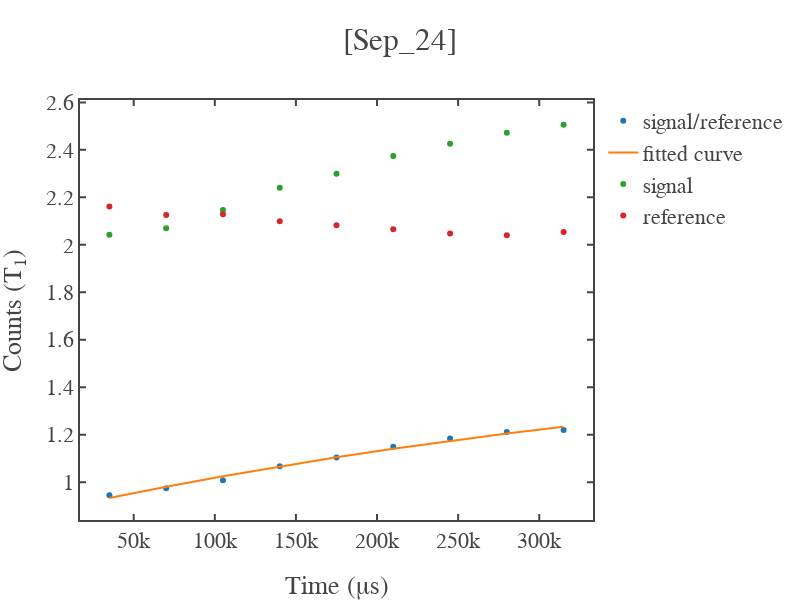

Write notebook code for a chart like this one.
### Code cell
x=time_axis[1:]
y=signal_photon[1:]

x_fit,y_fit,coefficient,error_bars = fit_func(x,y,fit_range=False,func='exp',guess_params=np.array([0.7,0.9,0.08e6]))

fig1 = simple_plot(x,y,show=False,x_name = "Time (&mu;s)",y_name = "Counts (T<sub>1</sub>)",mode='markers',title=f'{date}',curve_name='signal/reference')
fig2 = simple_plot(x_fit,y_fit,show=False,x_name = "Time (&mu;s)",y_name = "Counts (T<sub>1</sub>)",mode='lines',title=f'{date}',curve_name='fitted curve')
fig3 = simple_plot(x,signal_samples[1:],show=False,x_name = "Time (&mu;s)",y_name = "Counts (T<sub>1</sub>)",mode='markers',title=f'{date}',curve_name='signal')
fig4 = simple_plot(x,reference_samples[1:],show=False,x_name = "Time (&mu;s)",y_name = "Counts (T<sub>1</sub>)",mode='markers',title=f'{date}',curve_name='reference')


add_figures([fig1,fig2,fig3,fig4],show=True,x_name = "Time (&mu;s)",y_name = "Counts (T<sub>1</sub>)",title=f'[{date}]')

### Figure 1 — Plotly figure (JSON) as saved in the notebook; plotly's stock layout.template omitted (floating-point values rounded to 4 significant figures)
{"data": [{"mode": "markers", "name": "signal/reference", "showlegend": true, "type": "scatter", "x": [35020, 70020, 105020, 140020, 175020, 210020, 245020, 280020, 315020], "y": [0.9448, 0.9738, 1.008, 1.067, 1.104, 1.15, 1.184, 1.212, 1.22]}, {"mode": "lines", "name": "fitted curve", "showlegend": true, "type": "scatter", "x": [35020, 70020, 105020, 140020, 175020, 210020, 245020, 280020, 315020], "y": [0.9329, 0.9807, 1.025, 1.066, 1.105, 1.141, 1.174, 1.205, 1.234]}, {"mode": "markers", "name": "signal", "showlegend": true, "type": "scatter", "x": [35020, 70020, 105020, 140020, 175020, 210020, 245020, 280020, 315020], "y": [2.042, 2.069, 2.146, 2.24, 2.299, 2.375, 2.426, 2.472, 2.506]}, {"mode": "markers", "name": "reference", "showlegend": true, "type": "scatter", "x": [35020, 70020, 105020, 140020, 175020, 210020, 245020, 280020, 315020], "y": [2.161, 2.125, 2.128, 2.1, 2.082, 2.066, 2.048, 2.04, 2.054]}], "layout": {"height": 600, "title": {"text": "[Sep_24]"}, "width": 800, "xaxis": {"autorange": true, "range": [16890.0, 333100.0], "title": {"text": "Time (&mu;s)"}, "type": "linear"}, "yaxis": {"autorange": true, "range": [0.8405, 2.61], "title": {"text": "Counts (T<sub>1</sub>)"}, "type": "linear"}}}
